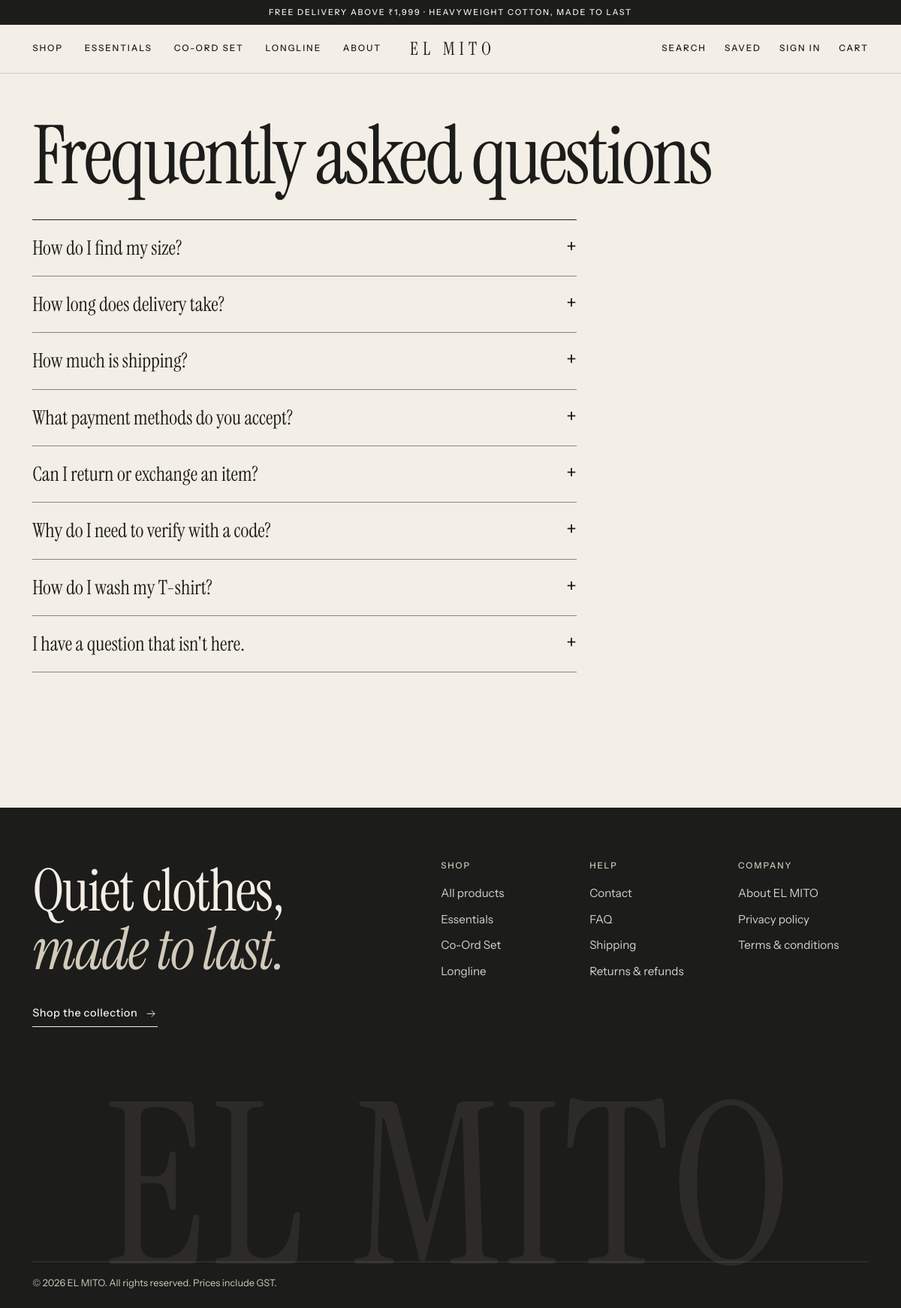
Screenshot of /faq/ with the database file from the repository.
### apps/products/models.py (models this page shows, shortened)
class Category(TimeStampedModel):
    name = models.CharField(max_length=100, unique=True)
    slug = models.SlugField(max_length=120, unique=True, blank=True)
    description = models.TextField(blank=True)
    image = models.ImageField(upload_to="categories/", blank=True)
    is_active = models.BooleanField(default=True)
    display_order = models.PositiveSmallIntegerField(default=0)
    class Meta:
        verbose_name_plural = "categories"
        ordering = ["display_order", "name"]
    def get_absolute_url(self):
        return reverse("products:collection", args=[self.slug])

### apps/cart/services/cart.py (called while the page is built)
def item_count(request) -> int:
    if request.user.is_authenticated:
        qs = CartItem.objects.filter(cart__user=request.user)
    else:
        token = request.session.get(SESSION_KEY)
        if not token:
            return 0
        qs = CartItem.objects.filter(cart__session_key=token)
    return qs.aggregate(n=Sum("quantity"))["n"] or 0

### apps/core/context_processors.py (called while the page is built)
def site(request):
    digits = re.sub(r"\D", "", settings.WHATSAPP_PROVIDER_NUMBER or "")
    if len(digits) == 10:
        digits = "91" + digits
    return {
        "nav_categories": list(Category.objects.filter(is_active=True)[:4]),
        "whatsapp_url": f"https://wa.me/{digits}" if digits else "",
        "cart_count": item_count(request),
        "SITE_URL": settings.SITE_URL,
        "FREE_SHIPPING_THRESHOLD": settings.FREE_SHIPPING_THRESHOLD,
        "FLAT_SHIPPING_CHARGE": settings.FLAT_SHIPPING_CHARGE,
    }

### apps/core/templatetags/elmito.py (called while the page is built)
def _indian_group(integer: str) -> str:
    if len(integer) <= 3:
        return integer
    head, tail = integer[:-3], integer[-3:]
    parts = []
    while len(head) > 2:
        parts.insert(0, head[-2:])
        head = head[:-2]
    if head:
        parts.insert(0, head)
    return ",".join(parts + [tail])

@register.filter
def inr(value):
    try:
        amount = Decimal(value).quantize(Decimal("0.01"))
    except (InvalidOperation, TypeError, ValueError):
        return ""
    whole, _, fraction = f"{amount:.2f}".partition(".")
    text = _indian_group(whole)
    return f"₹{text}" if fraction == "00" else f"₹{text}.{fraction}"

### templates/pages/faq.html (shortened to what this page needs)
{% extends "pages/page.html" %}
{% block heading %}Frequently asked questions{% endblock %}
{% block prose_class %}faq{% endblock %}
{% load elmito %}
{% block body %}
<details><summary>How do I find my size?</summary><p>Use the size guide on any product page. Measurements are for the garment, laid flat. If you're between sizes, size up for a relaxed fit.</p></details>
<details><summary>How long does delivery take?</summary><p>Orders dispatch within 2 working days and usually arrive in 3–7 days across India. You'll get an email and a WhatsApp message when your order ships.</p></details>
<details><summary>How much is shipping?</summary><p>Free on orders above {{ FREE_SHIPPING_THRESHOLD|inr }}. Below that, a flat {{ FLAT_SHIPPING_CHARGE|inr }}.</p></details>
<details><summary>What payment methods do you accept?</summary><p>UPI, debit and credit cards, net banking and wallets, processed securely by Razorpay. We never see or store your card details.</p></details>
<details><summary>Can I return or exchange an item?</summary><p>Yes. Unworn items with tags can be returned within 7 days of delivery. See the <a class="link-quiet" href="{% url 'core:returns' %}">returns policy</a>.</p></details>
<details><summary>Why do I need to verify with a code?</summary><p>We send a one-time code to confirm your email when you sign up, and to confirm orders before payment. It protects your account and prevents fraudulent orders.</p></details>
<details><summary>How do I wash my T-shirt?</summary><p>Machine wash cold with similar colours, then tumble dry low or hang dry. Avoid bleach.</p></details>
<details><summary>I have a question that isn't here.</summary></details>
{% endblock %}

### themes/editorial/templates/base.html (shortened to what this page needs)
{% load static elmito %}<!doctype html>
<html lang="en">
<head>
  <link rel="stylesheet" href="{% static 'editorial/css/editorial.css' %}">
</head>
<body>
{% with page=request.resolver_match.url_name %}
<div class="announce" role="region" aria-label="Store announcement"><p>Free delivery above {{ FREE_SHIPPING_THRESHOLD|inr }} <span class="announce__extra"><span aria-hidden="true">·</span> Heavyweight cotton, made to last</span></p></div>
<header class="header" data-header>
  <div class="header__bar">
    <div class="header__left">
      <nav class="header__nav" aria-label="Primary">
        <a href="{% url 'products:shop' %}" {% if page == 'shop' %}aria-current="page"{% endif %}>Shop</a>
        {% for c in nav_categories|slice:":3" %}<a href="{{ c.get_absolute_url }}" {% if category and category.pk == c.pk %}aria-current="page"{% endif %}>{{ c.name }}</a>{% endfor %}
        <a href="{% url 'core:about' %}" {% if page == 'about' %}aria-current="page"{% endif %}>About</a>
      </nav>
    </div>
    <a class="wordmark" href="{% url 'core:home' %}" aria-label="EL MITO, home">EL MITO</a>
    <div class="header__right">
      <a class="header__link" href="{% url 'products:search' %}" data-search-open aria-controls="search" aria-expanded="false"><span class="header__label">Search</span></a>
      <button class="header__link header__link--saved" type="button" data-saved-open aria-controls="saved" aria-expanded="false"><span class="header__label">Saved</span></button>
      <a class="header__link header__link--account" href="{% if user.is_authenticated %}{% url 'accounts:account' %}{% else %}{% url 'accounts:login' %}{% endif %}"><span class="header__label">{% if user.is_authenticated %}Account{% else %}Sign in{% endif %}</span><span class="header__icon">{% include "includes/icon.html" with name="user" %}</span></a>
      <a class="header__link header__link--bag" href="{% url 'cart:detail' %}" aria-label="Cart"><span class="header__label">Cart</span></a>
    </div>
  </div>
</header>
<main id="main" tabindex="-1">{% block content %}{% endblock %}</main>
<footer class="footer">
  <div class="wrap">
    <div class="footer__top">
      <div class="footer__lede"><p class="footer__big">Quiet clothes, <em>made to last.</em></p>
        <a class="link-arrow link-arrow--light" href="{% url 'products:shop' %}">Shop the collection {% include "includes/icon.html" with name="arrow" %}</a></div>
      <div class="footer__cols">
        <div><h2>Shop</h2><ul><li><a href="{% url 'products:shop' %}">All products</a></li>{% for c in nav_categories %}<li><a href="{{ c.get_absolute_url }}">{{ c.name }}</a></li>{% endfor %}</ul></div>
        <div><h2>Help</h2><ul><li><a href="{% url 'core:contact' %}">Contact</a></li><li><a href="{% url 'core:faq' %}">FAQ</a></li><li><a href="{% url 'core:shipping' %}">Shipping</a></li><li><a href="{% url 'core:returns' %}">Returns &amp; refunds</a></li>{% if whatsapp_url %}<li><a href="{{ whatsapp_url }}" rel="noopener">WhatsApp</a></li>{% endif %}</ul></div>
        <div><h2>Company</h2><ul><li><a href="{% url 'core:about' %}">About EL MITO</a></li><li><a href="{% url 'core:privacy' %}">Privacy policy</a></li><li><a href="{% url 'core:terms' %}">Terms &amp; conditions</a></li></ul></div>
      </div>
    </div>
    <p class="footer__giant" aria-hidden="true"></p>
    <p class="footer__legal">© {% now "Y" %} EL MITO. All rights reserved. Prices include GST.</p>
  </div>
</footer>
{% endwith %}
</body>
</html>

### rows the page displays
Category: name "ESSENTIALS", name "Essentials"
Category: name "CO-ORD SET", name "Co-Ord Set"
Category: name "LONGLINE", name "Longline"

### other values shown
{{ FREE_SHIPPING_THRESHOLD|inr }} "₹1,999"
